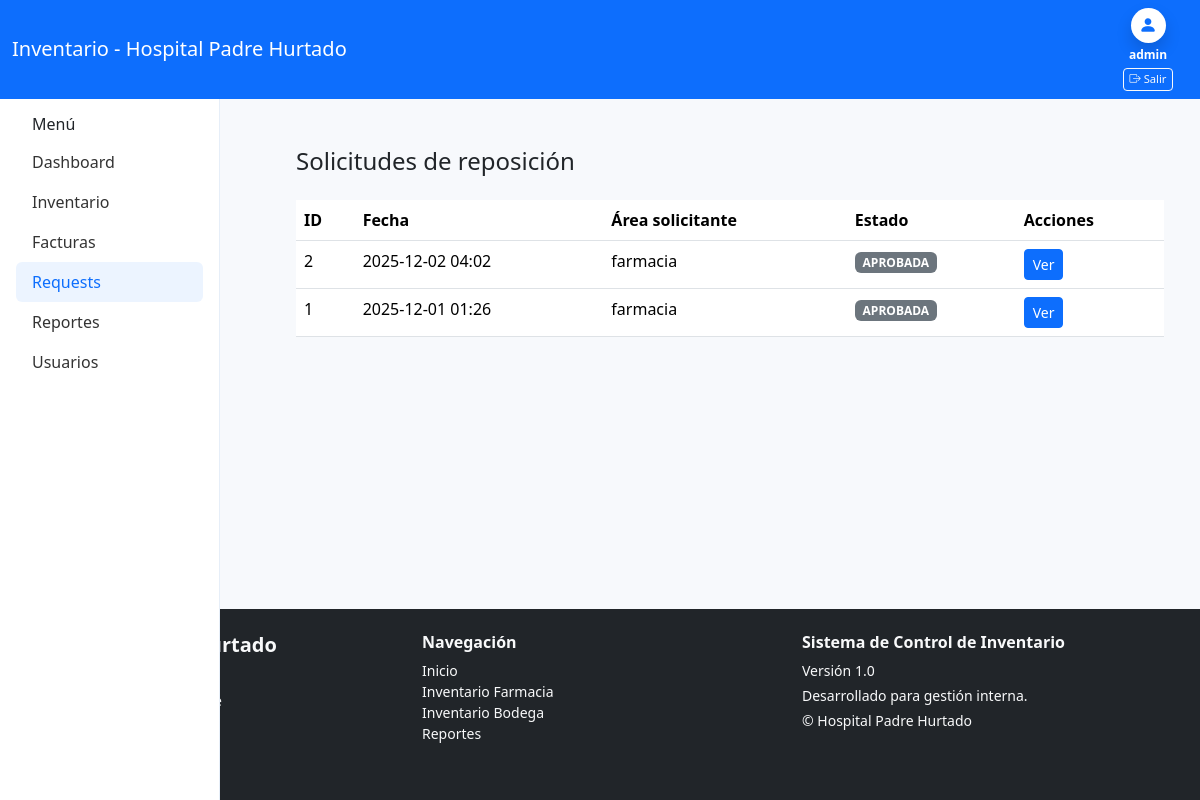
Page /inventario/solicitudes/ (signed in) on the earlier database version.
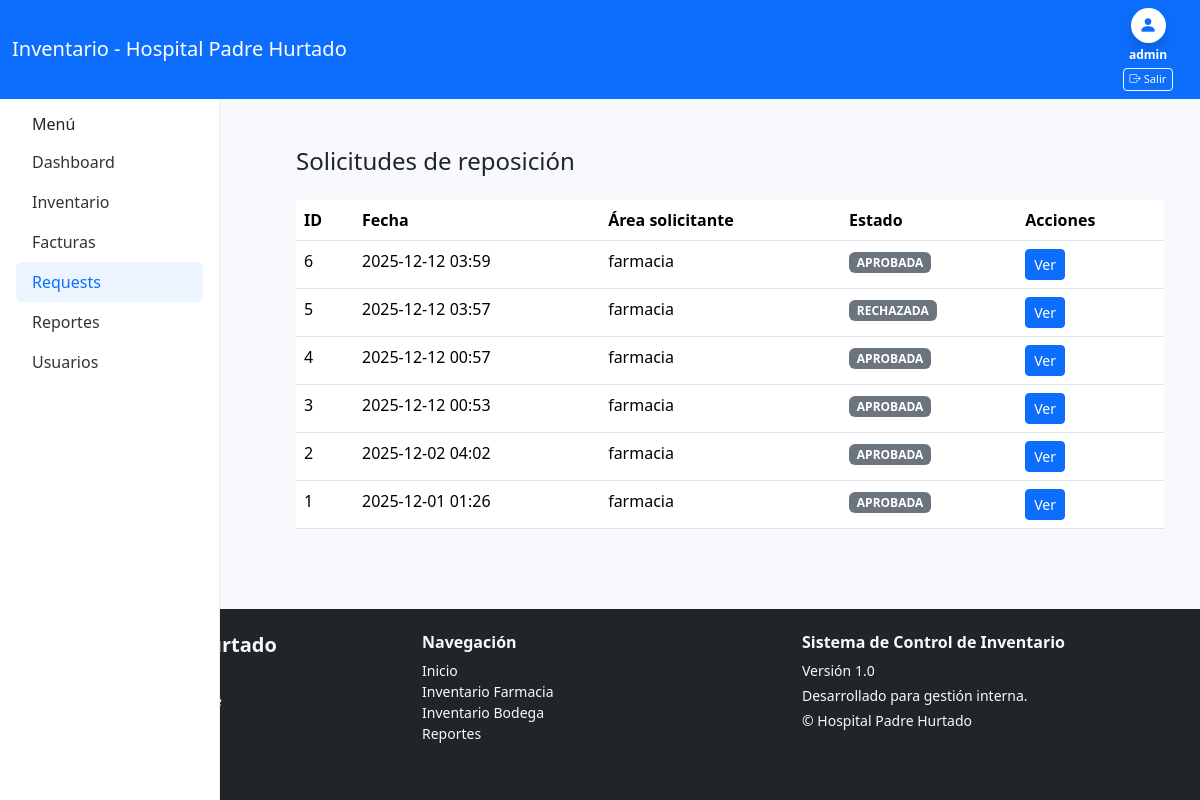
Same page on the later database version.
### farmacia/models.py (models this page shows, shortened)
class SolicitudReposicion(models.Model):
    ESTADO = [
        ("PENDIENTE", "Pendiente"),
        ("APROBADA", "Aprobada"),
        ("RECHAZADA", "Rechazada"),
    ]
    area = models.CharField(max_length=200)
    usuario = models.ForeignKey(User, on_delete=models.SET_NULL, null=True)
    fecha = models.DateTimeField(auto_now_add=True)
    estado = models.CharField(max_length=20, choices=ESTADO, default="PENDIENTE")
    observacion = models.TextField(blank=True, null=True)  # opcional

### inventario/views.py (the view)
# urls.py: path('solicitudes/', views.solicitudes_listar, name='solicitudes_listar'),
@login_required
def solicitudes_listar(request):
    solicitudes = SolicitudReposicion.objects.order_by("-fecha")
    return render(request, "inventario/solicitudes_listar.html", {
        "solicitudes": solicitudes
    })

### inventario/templates/inventario/solicitudes_listar.html (shortened to what this page needs)
{% extends "core/base.html" %}
{% block principal %}
<div class="container mt-4">
  <div class="d-flex justify-content-between align-items-center mb-3">
    <h4>Solicitudes de reposición</h4>
  </div>
  <table class="table table-hover">
    <thead>
      <tr>
        <th>ID</th>
        <th>Fecha</th>
        <th>Área solicitante</th>
        <th>Estado</th>
        <th>Acciones</th>
      </tr>
    </thead>
    <tbody>
      {% for solicitud in solicitudes %}
      <tr>
        <td>{{ solicitud.id }}</td>
        <td>{{ solicitud.fecha|date:"Y-m-d H:i" }}</td>
        <td>{{ solicitud.area }}</td>
        <td>
          <span class="badge
            {% if solicitud.estado == 'pendiente' %} bg-warning
            {% elif solicitud.estado == 'aprobada' %} bg-success
            {% else %} bg-secondary {% endif %}
          ">
            {{ solicitud.estado|capfirst }}
          </span>
        </td>
        <td>
          <a href="{% url 'inventario:solicitud_detalle' solicitud.id %}"
             class="btn btn-sm btn-primary">
            Ver
          </a>
        </td>
      </tr>
      {% empty %}
      <tr>
        <td colspan="5" class="text-center text-muted">
          No existen solicitudes registradas.
        </td>
      </tr>
      {% endfor %}
    </tbody>
  </table>
</div>
{% endblock %}

### core/templates/core/base.html (shortened to what this page needs)
{% load static %}
<!doctype html>
<html lang="es">
<head>
  <link href="https://cdn.jsdelivr.net/npm/bootstrap@5.3.2/dist/css/bootstrap.min.css" rel="stylesheet">
  <link rel="stylesheet" href="https://cdn.jsdelivr.net/npm/bootstrap-icons@1.10.5/font/bootstrap-icons.css">
</head>
<body class="d-flex flex-column min-vh-100">
<nav class="navbar navbar-expand-lg app-header">
  <div class="container-fluid">
    <a class="navbar-brand text-white" href="{% url 'dashboard' %}">Inventario - Hospital Padre Hurtado</a>
    <div class="d-flex">
      {% if request.user.is_authenticated %}
          <div class="d-flex flex-column align-items-center text-white" style="min-width:80px;">
          <div class="rounded-circle bg-white d-flex justify-content-center align-items-center shadow" style="width:35px; height:35px;">
            <i class="bi bi-person-fill" style="font-size:18px; color:#0d6efd;"></i>
          </div>
          <div style="font-size:0.75rem; margin-top:3px; text-align:center;">
            <strong>{{ user.username }}</strong>
          </div>
          <a href="{% url 'logout' %}" class="btn btn-outline-light btn-sm mt-1" style="font-size:0.70rem; padding: 2px 6px; white-space: nowrap; width: auto !important;">
            <i class="bi bi-box-arrow-right"></i>
            Salir
          </a>
        </div>
      {% else %}
        <a class="btn btn-outline-light btn-sm" href="{% url 'login' %}">Iniciar sesión</a>
      {% endif %}
    </div>
  </div>
</nav>
<div class="d-flex">
  <aside class="sidebar p-3">
    <h6 class="px-3">Menú</h6>
    {% with current=request.resolver_match.url_name %}
    <ul class="nav flex-column">
    {% if request.user.is_authenticated %}
      {% if request.user.perfil.rol == "ADMIN" or request.user.perfil.rol == "JEFE_BODEGA" or request.user.perfil.rol == "JEFE_FARMACIA" %}
      <li class="nav-item">
        <a class="nav-link {% if current == 'dashboard' %}active{% endif %}" href="{% url 'dashboard' %}">
            Dashboard
        </a>
      </li>
      {% endif %}
      {% if request.user.perfil.rol == "JEFE_BODEGA" or request.user.perfil.rol == "FUNC_BODEGA" %}
      <li class="nav-item">
        <a class="nav-link {% if current == 'inventory_list' %}active{% endif %}" href="{% url 'inventario:inventory_list' %}">Inventario</a>
      </li>
      <li class="nav-item">
        <a class="nav-link {% if current == 'facturas_list' %}active{% endif %}" href="{% url 'inventario:facturas_list' %}">Facturas</a>
      </li>
      <li class="nav-item">
        <a class="nav-link {% if current == 'solicitudes_listar' %}active{% endif %}" href="{% url 'inventario:solicitudes_listar' %}">Requests</a>
      </li>
      {% endif %}
      <li class="nav-item">
        <a class="nav-link {% if current == 'reports' %}active{% endif %}" href="{% url 'reports' %}">Reportes</a>
      </li>
    {% endif %}
      {% if user.is_authenticated and user.is_superuser %}
      <li class="nav-item">
        <a class="nav-link {% if current == 'manage_users' %}active{% endif %}" href="{% url 'manage_users' %}">Usuarios</a>
      </li>
      {% endif %}
    </ul>
    {% endwith %}
  </aside>
  <main class="flex-fill p-4">
    {% block principal %}
    {% endblock %}
  </main>
</div>
<footer class="bg-dark text-light mt-auto py-4">
  <div class="container">
    <div class="row">
      <div class="col-md-4 mb-3">
        <h5 class="fw-bold">Hospital Padre Hurtado</h5>
        <p class="small mb-1">Av. Concha y Toro 3459</p>
        <p class="small mb-1">San Ramón, Santiago, Chile</p>
        <p class="small">Teléfono: <strong>(2) 2576 3000</strong></p>
      </div>
      <div class="col-md-4 mb-3">
        <h6 class="fw-bold">Navegación</h6>
        <ul class="list-unstyled small">
          <li><a href="/" class="text-light text-decoration-none">Inicio</a></li>
          <li><a href="/farmacia/" class="text-light text-decoration-none">Inventario Farmacia</a></li>
          <li><a href="/bodega/" class="text-light text-decoration-none">Inventario Bodega</a></li>
          <li><a href="/reportes/" class="text-light text-decoration-none">Reportes</a></li>
        </ul>
      </div>
      <div class="col-md-4 mb-3">
        <h6 class="fw-bold">Sistema de Control de Inventario</h6>
        <p class="small mb-1">Versión 1.0</p>
        <p class="small mb-1">Desarrollado para gestión interna.</p>
        <p class="small">© {{ now|date:"Y" }} Hospital Padre Hurtado</p>
      </div>
    </div>
</footer>
</body>
</html>

### core/templates/core/base.html (style rules this page uses)
body { background:#f7f9fc; }
.sidebar { min-width: 220px; max-width: 260px; background: #fff; border-right:1px solid #e6eef8; height:100vh; padding-top:1rem; position:fixed; }
main.flex-fill { margin-left: 260px; }
.app-header { background: #0d6efd; color: #fff; }
.nav-link.active { background: rgba(13,110,253,0.08); border-radius:6px; color:#0d6efd !important; }
.sidebar .nav { padding-left:0; }
.sidebar .nav-link { color:#333; }

Differences in the rows shown:
added SolicitudReposicion: id "6", fecha "2025-12-12 03:59", area "farmacia", estado "APROBADA"
added SolicitudReposicion: id "5", fecha "2025-12-12 03:57", area "farmacia", estado "RECHAZADA"
added SolicitudReposicion: id "4", fecha "2025-12-12 00:57", area "farmacia", estado "APROBADA"
added SolicitudReposicion: id "3", fecha "2025-12-12 00:53", area "farmacia", estado "APROBADA"
